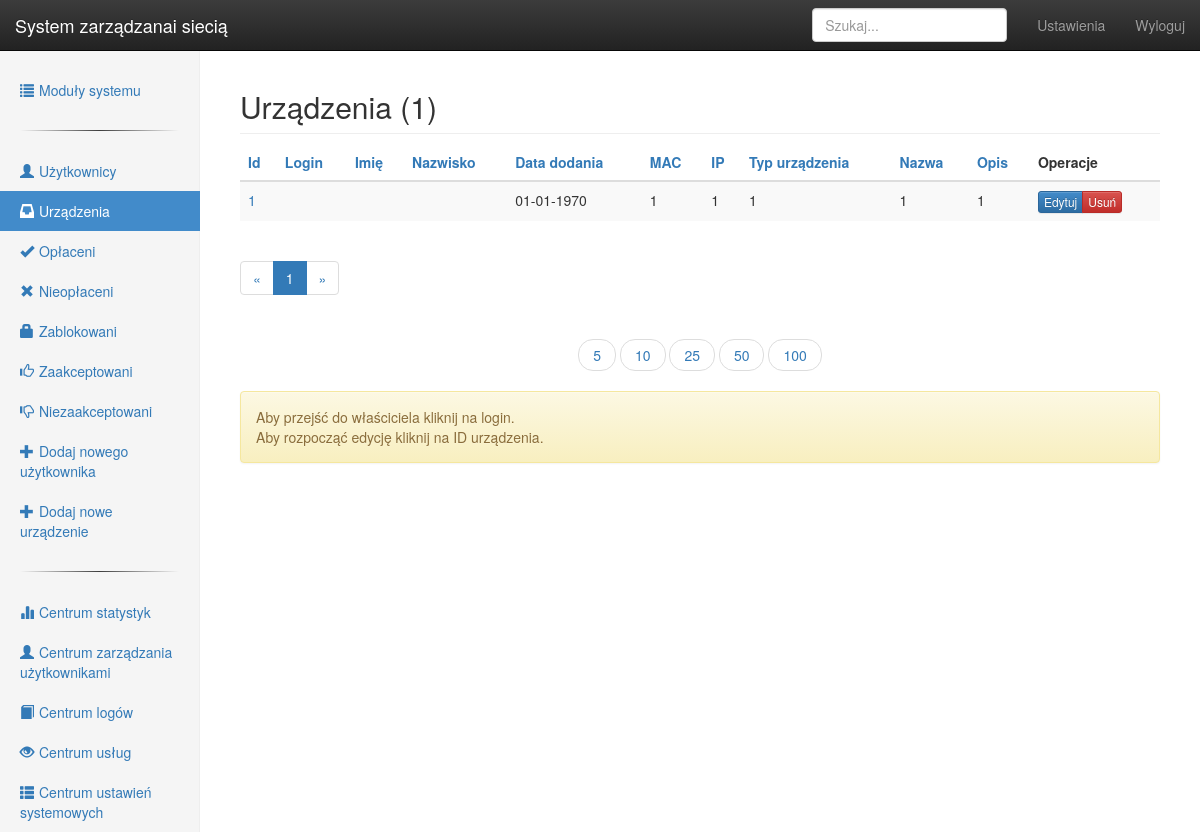
Page /devicesettings/index (signed in) on the earlier database version.
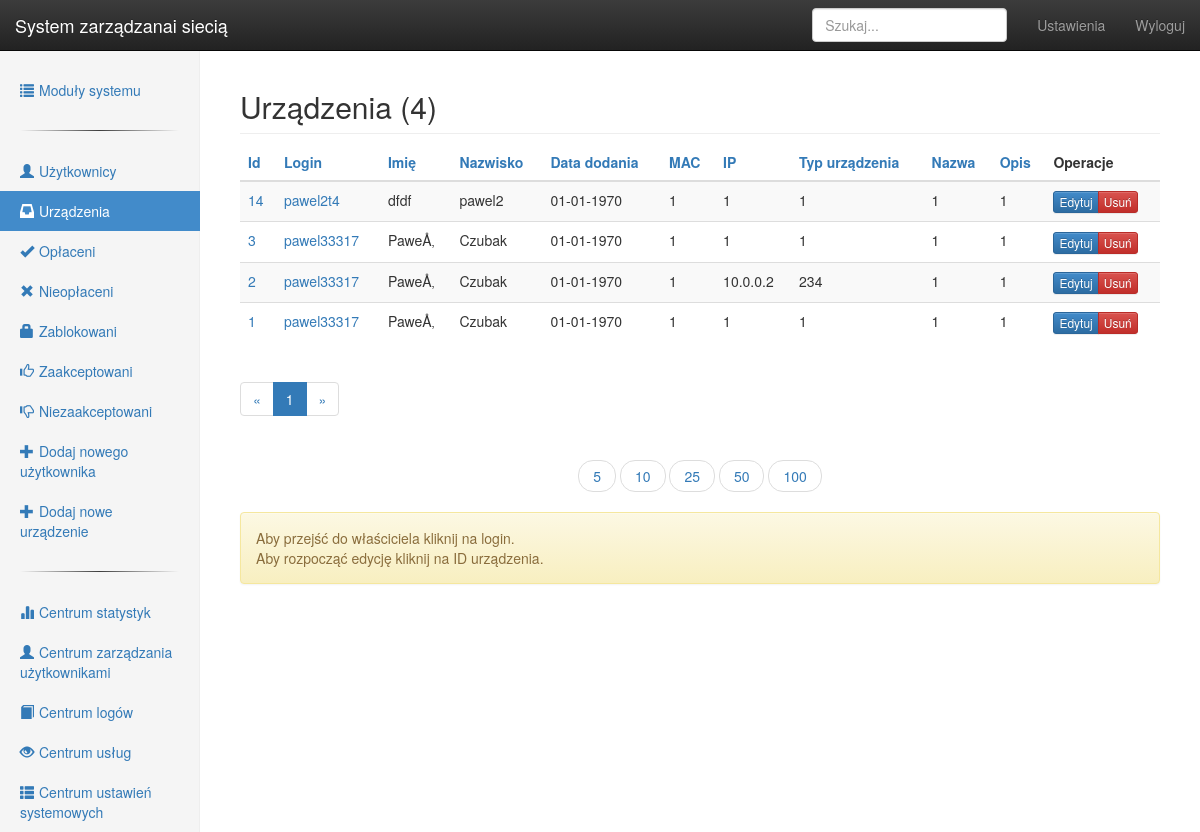
Same page on the later database version.
### tables this page shows
CREATE TABLE IF NOT EXISTS `devices` (
  `id` int(10) unsigned NOT NULL AUTO_INCREMENT,
  `user_id` int(10) unsigned DEFAULT NULL,
  `dateadd` int(11) DEFAULT NULL,
  `mac` varchar(17) DEFAULT NULL,
  `ip` varchar(20) DEFAULT NULL,
  `devtype` varchar(333) DEFAULT NULL,
  `devname` varchar(333) DEFAULT NULL,
  `opis` text,
  `stan` int(11) DEFAULT NULL,
  PRIMARY KEY (`id`),
  KEY `user_id` (`user_id`)
);

CREATE TABLE IF NOT EXISTS `users` (
  `id` int(10) unsigned NOT NULL AUTO_INCREMENT,
  `datarejestracji` int(11) DEFAULT NULL,
  `imie` varchar(64) DEFAULT NULL,
  `nazwisko` varchar(64) DEFAULT NULL,
  `pomieszczenie` varchar(64) DEFAULT NULL,
  `wydzial` varchar(333) DEFAULT NULL,
  `kierunek` varchar(333) DEFAULT NULL,
  `stan` int(11) DEFAULT NULL,
  `login` varchar(64) DEFAULT NULL,
  `haslo` varchar(256) DEFAULT NULL,
  `oplata` int(11) DEFAULT NULL,
  `datawaznoscikonta` int(11) DEFAULT NULL,
  `portyonof` int(11) DEFAULT NULL,
  `porty` text,
  `downloadhttp` int(11) DEFAULT NULL,
  `downloadall` int(11) DEFAULT NULL,
  `upload` int(11) DEFAULT NULL,
  PRIMARY KEY (`id`),
  UNIQUE KEY `login` (`login`),
  KEY `id` (`id`)
);

### libs/View.php (called while the page is built, shortened)
<?php
class View {
    public function render($name, $noInclude = false)
    {
        require 'views/' . $name . '.php';
    }
}

### controllers/devicesettings.php (called while the page is built, shortened)
<?php
class Devicesettings extends Controller {
    function __construct() {
        $this->view->info = array();
        $this->view->leftMenu = array();
    }
    function renderLeftMenu(){
        array_push($this->view->leftMenu, array('active' => false, 'ico' => 'user', 'link' => 'usersettings/index', 'title' => "Użytkownicy"));
        array_push($this->view->leftMenu, array('active' => true, 'ico' => 'inbox', 'link' => 'devicesettings/index', 'title' => "Urządzenia"));
        array_push($this->view->leftMenu, array('active' => false, 'ico' => 'ok', 'link' => 'usersettings/paid', 'title' => "Opłaceni"));
        array_push($this->view->leftMenu, array('active' => false, 'ico' => 'remove', 'link' => 'usersettings/unpaid', 'title' => "Nieopłaceni"));
        array_push($this->view->leftMenu, array('active' => false, 'ico' => 'lock', 'link' => 'usersettings/blocked', 'title' => "Zablokowani"));
        array_push($this->view->leftMenu, array('active' => false, 'ico' => 'thumbs-up', 'link' => 'usersettings/accepted', 'title' => "Zaakceptowani"));
        array_push($this->view->leftMenu, array('active' => false, 'ico' => 'thumbs-down', 'link' => 'usersettings/unaccepted', 'title' => "Niezaakceptowani"));
        array_push($this->view->leftMenu, array('active' => false, 'ico' => 'plus', 'link' => 'userchange/index/new', 'title' => "Dodaj nowego użytkownika"));
        array_push($this->view->leftMenu, array('active' => false, 'ico' => 'plus', 'link' => 'devicechange/index/new', 'title' => "Dodaj nowe urządzenie"));
        $this->view->render('leftMenu');
    }
    private function showDevices($count, $orderBy, $sort, $start, $where){
        $this->view->listing['count'] = $count*1;
        $this->view->listing['orderBy'] = $orderBy;
        $this->view->listing['start'] = $start;
        $this->view->listing['where'] = $where;
        $this->view->listing['sort'] = ($sort == 'ASC')?'DESC':'ASC';
        $this->view->listing['oldsort'] = ($sort != 'ASC')?'DESC':'ASC';
        $this->view->device = $this->model->getDevices($count*1, $orderBy, $sort, $start*1, $where);
        $this->view->render('devicesettings/showDevices');
    }
    private function generateNumberOfPages($visible, $current, $where){
        $all = $this->model->getDeviceCount($where);
        $this->view->allDevice = $all;
        $this->view->pages = array();
        $index = 1;
        for($i = 0; $i < $all ; $i=$i+$visible){
            $active = ($i==$current)?true:false;
            if ($active)
                $this->view->activePage = $i;
            array_push($this->view->pages, array('index' => $index, 'start' => $i, 'active' => $active));
            $index++;
        }
    }
    private function showRecordsLimit(){
        $this->view->render('devicesettings/showRecordsLimit');
    }
    function index($count = 50, $orderBy = 'd.id', $sort = 'DESC', $start = 0, $where = '',$callbackLink = "index") {
        $this->view->render('header');
        $this->renderLeftMenu($callbackLink);
        $this->view->showUsersCallbackLink = $callbackLink;
        $this->showDevices($count, $orderBy, $sort, $start, $where);
        $this->view->render('devicesettings/showPages');
        array_push($this->view->info, array('type' => 'warning', 'text' => 'Aby przejść do właściciela kliknij na login.<br>Aby rozpocząć edycję kliknij na ID urządzenia.'));
        $this->view->render('devicesettings/info');
        $this->view->render('footerWithMenu');
    }
}

### libs/Bootstrap.php (called while the page is built, shortened)
<?php
final class Bootstrap {
    private $_url = null;
    private $_controller = null;
    private $_method = null;
    private $_controllerPath = 'controllers/';
    private $_modelPath = 'models/';
    public function init() {
        $this->_callControllerMethod();
    }
    private function _getUrl() {
        $url = isset($_GET['url']) ? $_GET['url'] : 'index';
        $url = rtrim($url, '/');
        $url = filter_var($url, FILTER_SANITIZE_URL);
        $this->_url = explode('/', $url);
    }
    private function _loadController() {
        $file = $this->_controllerPath . $this->_url[0] . '.php';
        if (file_exists($file)) {
            $this->_controller = new $this->_url[0];
            $this->_controller->loadModel($this->_url[0], $this->_modelPath);
        } else {
            $this->_error();
            return false;
        }
    }
    private function _callControllerMethod() {
        $length = count($this->_url);
        if ($length > 0) {
            if (method_exists($this->_controller, $this->_url[1])) {
                $this->_method = $this->_url[1];
            } else {
                $this->_error();
            }
        } else {
            $this->_method = 'index';
        }
        $this->parms = $this->_url ? array_values($this->_url) : [];
        call_user_func_array([$this->_controller, $this->_method], $this->parms);
    }
}

### index.php (called while the page is built, shortened)
<?php
$bootstrap = new Bootstrap();
$bootstrap->init();

### libs/Model.php (called while the page is built)
<?php
abstract class Model {
    function __construct() {
        $this->db = new Database(DB_TYPE, DB_HOST, DB_NAME, DB_USER, DB_PASS);
    }
}

### models/devicesettings_model.php (called while the page is built, shortened)
<?php
class DeviceSettings_Model extends Model {
    public function getDevices($count, $orderBy, $sort, $start, $where) {
        $sth = $this->db->prepare('
            SELECT d.id as devid, u.id as userid, imie, nazwisko, login, dateadd, mac, ip, devtype, devname, opis FROM devices AS d
                LEFT JOIN users AS u ON d.user_id = u.id '.$where.'  order by '.$orderBy.' '.$sort.' limit '.$start.', '.$count.' ');
        $sth->execute();
        return $sth->fetchAll(PDO::FETCH_ASSOC);
    }
}

### libs/Controller.php (called while the page is built, shortened)
<?php
abstract class Controller {
    public function loadModel($name, $modelPath = 'models/') {
        $path = $modelPath . $name.'_model.php';
        if (file_exists($path)) {
            $this->model = new $modelName();
        }
    }
}

### views/devicesettings/showDevices.php (the view, shortened to what the changed rows need)
<h2 class="sub-header">Urządzenia (<?=$this->allDevice?>)</h2>
<div class="table-responsive">
    <table class="table table-striped">
        <thead>
              <tr>
                <th><a href="<?=URL."devicesettings/".$this->showUsersCallbackLink.'/'.$this->listing['count'].'/d.id/'.$this->listing['sort']?>">Id</a></th>
                <th><a href="<?=URL."devicesettings/".$this->showUsersCallbackLink.'/'.$this->listing['count'].'/login/'.$this->listing['sort']?>">Login</a></th>
                <th><a href="<?=URL."devicesettings/".$this->showUsersCallbackLink.'/'.$this->listing['count'].'/imie/'.$this->listing['sort']?>">Imię</a></th>
                <th><a href="<?=URL."devicesettings/".$this->showUsersCallbackLink.'/'.$this->listing['count'].'/nazwisko/'.$this->listing['sort']?>">Nazwisko</a></th>
                <th><a href="<?=URL."devicesettings/".$this->showUsersCallbackLink.'/'.$this->listing['count'].'/dateadd/'.$this->listing['sort']?>">Data dodania</a></th>
                <th><a href="<?=URL."devicesettings/".$this->showUsersCallbackLink.'/'.$this->listing['count'].'/mac/'.$this->listing['sort']?>">MAC</a></th>
                <th><a href="<?=URL."devicesettings/".$this->showUsersCallbackLink.'/'.$this->listing['count'].'/ip/'.$this->listing['sort']?>">IP</a></th>
                <th><a href="<?=URL."devicesettings/".$this->showUsersCallbackLink.'/'.$this->listing['count'].'/devtype/'.$this->listing['sort']?>">Typ urządzenia</a></th>
                <th><a href="<?=URL."devicesettings/".$this->showUsersCallbackLink.'/'.$this->listing['count'].'/devname/'.$this->listing['sort']?>">Nazwa</a></th>
                <th><a href="<?=URL."devicesettings/".$this->showUsersCallbackLink.'/'.$this->listing['count'].'/opis/'.$this->listing['sort']?>">Opis</a></th>
                <th>Operacje</th>
              </tr>
        </thead>
        <tbody>
            <?php
                foreach ($this->device as $device) {
                    echo '<tr>
                            <td><a href="'.URL.'devicechange/index/'.$device['devid'].'">'.$device['devid'].'</a></td>
                            <td><a href="'.URL.'userchange/index/'.$device['userid'].'">'.$device['login'].'</a></td>
                            <td>'.$device['imie'].'</td>
                            <td>'.$device['nazwisko'].'</td>
                            <td>'.@date("d-m-Y", $device['dateadd']).'</td>
                            <td>'.$device['mac'].'</td>
                            <td>'.$device['ip'].'</td>
                            <td>'.$device['devtype'].'</td>
                            <td>'.$device['devname'].'</td>
                            <td>'.$device['opis'].'</td>
                            <td><div class="btn-group btn-group-xs">';
    echo '<button type="submit" class="btn btn-primary" onclick="window.location.href = \''.URL.'devicechange/index/'.$device['devid'].'\'">Edytuj</button>
        <button type="submit" class="btn btn-danger" onclick="deleteConfirm(\''.URL.'devicechange/delete/'.$device['devid']."/devicesettings/".
            $this->showUsersCallbackLink.'/'.$this->listing['count'].'/'.$this->listing['orderBy'].'/'.$this->listing['oldsort'].'/'.$this->activePage.'\')">Usuń</button>
                        </div></td>
                      </tr>';
                }
            ?>
        </tbody>
    </table>
</div>

### views/leftMenu.php (shortened to what the changed rows need)
  <div class="col-sm-3 col-md-2 sidebar">
    <?php
    if (!empty($this->leftMenu))
     echo '<ul class="nav nav-sidebar">';
        if (isset($this->leftMenu)) {
            foreach ($this->leftMenu as $link) {
                echo '<li';
                if ($link['active'])
                    echo ' class="active"';
                echo '><a href="'.URL.$link['link'].'"><span class="glyphicon glyphicon-'.$link['ico'].'" aria-hidden="true" style="margin-right:5px;"> </span>'.$link['title'].'</a></li>';
            }
        }
    if (!empty($this->leftMenu))
    echo '</ul><hr class="style-two">';
    ?>
</div>
<div class="col-sm-9 col-sm-offset-3 col-md-10 col-md-offset-2 main">

### views/devicesettings/showPages.php (shortened to what the changed rows need)
<nav>
  <ul class="pagination">
<?php
    foreach ($this->pages as $value) {
        echo '<li';
        if ($value['active'])
            echo ' class="active"';
        echo '><a href="'.URL."devicesettings/".$this->showUsersCallbackLink.'/'.$this->listing['count'].'/'.$this->listing['orderBy'].'/'.$this->listing['oldsort'].'/'.$value['start'].
                '">'.$value['index'].'</a></li>';
}
?>
  </ul>
</nav>

### views/devicesettings/info.php
<?php
if (isset($this->info)) {
    foreach ($this->info as $info) {
        echo '<div class="alert alert-' . $info['type'] . '"><strong>' . @$info['boldtext'] . '</strong>' . @$info['text'] . '</div>';
    }
}
?>

Differences in the rows shown:
added devices: id "14", user.login "pawel2t4", user.imie "dfdf", user.nazwisko "pawel2", dateadd "01-01-1970", mac "1", ip "1", devtype "1", devname "1", opis "1"
added devices: id "3", user.login "pawel33317", user.imie "PaweÅ‚", user.nazwisko "Czubak", dateadd "01-01-1970", mac "1", ip "1", devtype "1", devname "1", opis "1"
added devices: id "2", user.login "pawel33317", user.imie "PaweÅ‚", user.nazwisko "Czubak", dateadd "01-01-1970", mac "1", ip "10.0.0.2", devtype "234", devname "1", opis "1"
changed devices id 1: user_id 1 → 2 (drawn); user.login (not shown) → "pawel33317"; user.imie (not shown) → "PaweÅ‚"; user.nazwisko (not shown) → "Czubak"
Other differences:
$this->allDevice: "1" → "4"
